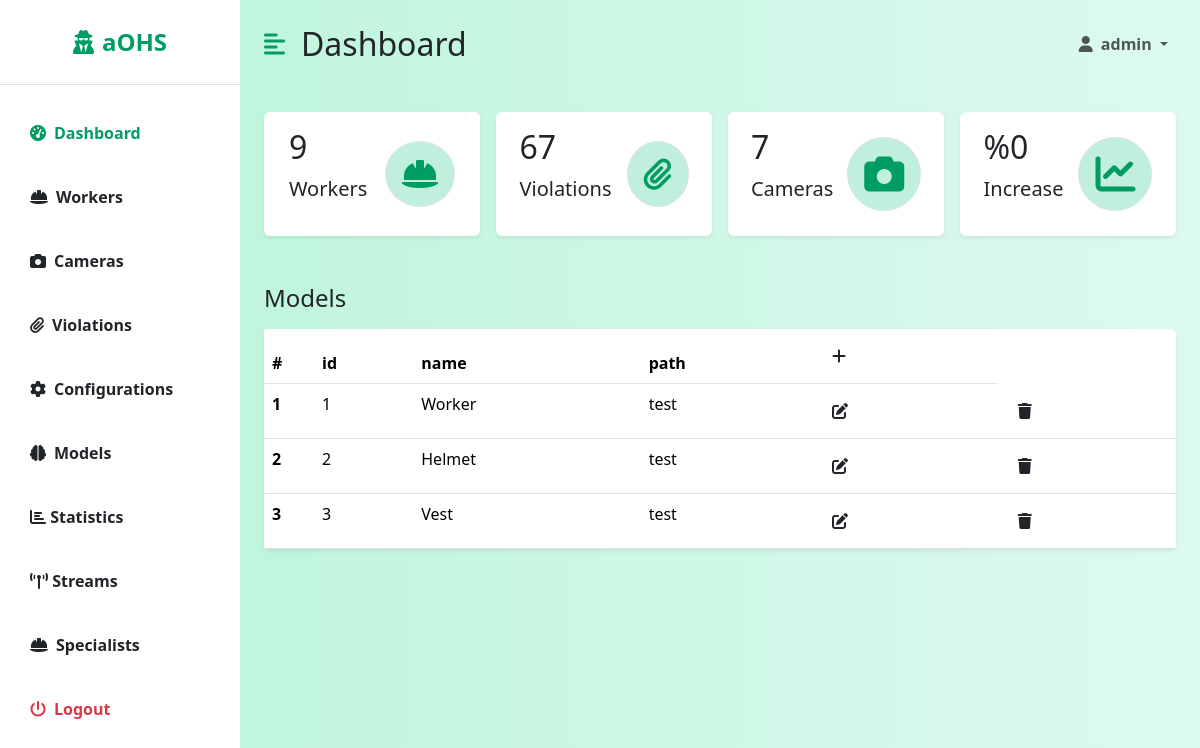
Before: /dashboard/models/ (signed in) with the older database file.
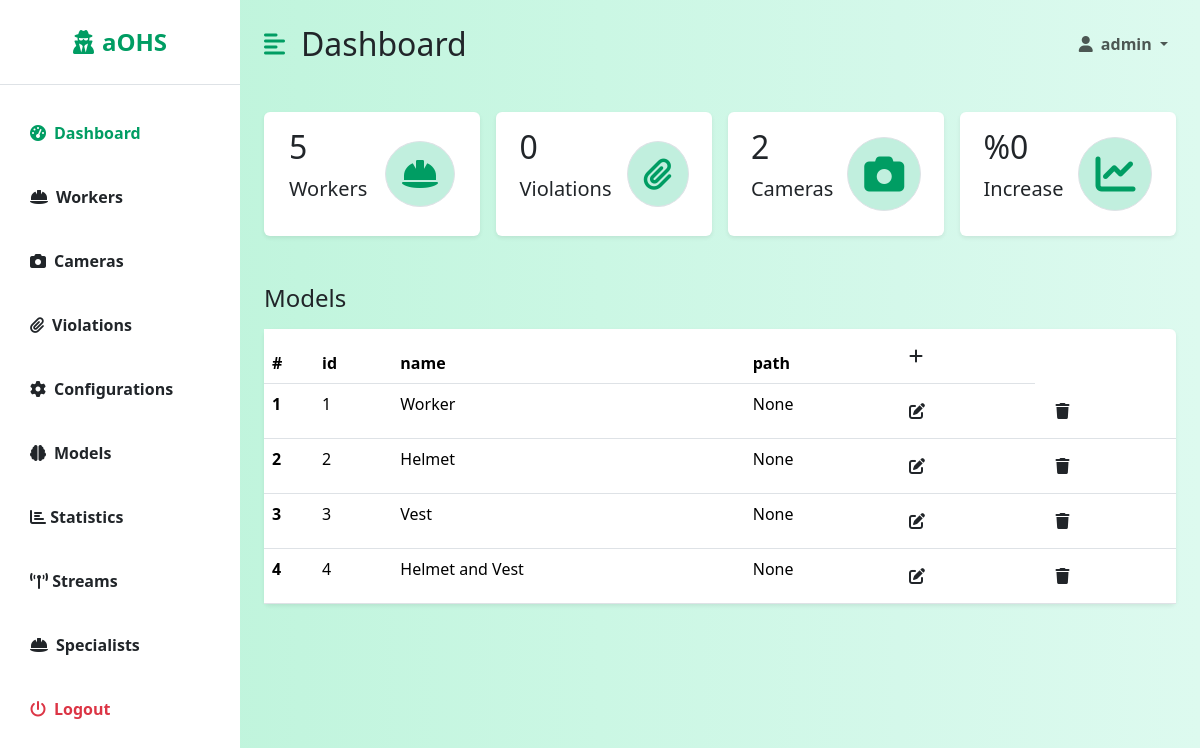
After: the same page with the newer database file.
### backend/models.py (models this page shows, shortened)
class Model(models.Model):
    id = models.AutoField(primary_key=True)
    name = models.CharField(max_length=100, null=False)
    path = models.CharField(max_length=100, null=False)
    created = models.DateTimeField(auto_now_add=True)
    modified = models.DateTimeField(auto_now=True)

### dashboard/views/model_views.py (the view, shortened to what this page needs)
# urls.py: path('models/', ModelView.as_view()),
class ModelView(LoginRequiredMixin, View, GetCountsMixin):
    login_url = '/login/'
    redirect_field_name = 'redirect_to'
    def get(self, request):
        headers = ['id', 'name', 'path']
        models = Model.objects.all()
        return render(request, 'dashboard/listModel.html',
                      {'headers': headers, 'data': models, 'counts': super().get_counts()})

### dashboard/views/mixins.py (called while the page is built)
    def get_counts(self):
        violations_in_this_week = Violation.objects.filter(valid=True, created__gte=datetime.now() - timedelta(days=7))
        violations_in_last_week = Violation.objects.filter(valid=True, created__gte=datetime.now() - timedelta(days=14),
                                                           created__lte=datetime.now() - timedelta(7))
        if len(violations_in_last_week) == 0:
            increase = 0
        else:
            increase = len(violations_in_this_week) - len(violations_in_last_week) / len(violations_in_last_week)
        counts = {
            'workers': Worker.objects.filter(active=True).count(),
            'violations': Violation.objects.filter(valid=True).count(),
            'cameras': Camera.objects.count(),
            'increase': increase,
        }
        return counts

### dashboard/templates/dashboard/listModel.html
{% extends 'dashboard/dashboard.html' %}
{% block table %}
    <h3 class="fs-4 mb-3">Models</h3>
    <table class="table bg-white rounded shadow-sm  table-hover">
        <thead>
            <tr>
                <th scope="col" width="50">#</th>
                {% for header in headers %}
                    <th scope="col">{{ header }}</th>
                {% endfor %}
                <th><a class="btn" href="/dashboard/"><i class="fa fa-plus"></i></a></th>
            </tr>
        </thead>
        <tbody>
        {% for datum in data %}
            <tr>
                <th scope="row">{{ forloop.counter }}</th>
                <td>{{ datum.id }}</td>
                <td>{{ datum.name }}</td>
                <td>{{ datum.path }}</td>
                <th><a class="btn" href="/dashboard/models/edit/{{ datum.id }}/"><i class="fa fa-edit"></i></a></th>
                <th><a class="btn" href="/dashboard/models/delete/{{ datum.id }}/"><i class="fa fa-trash"></i></a></th>
            </tr>
        {% endfor %}
        </tbody>
    </table>
{% endblock %}

### dashboard/templates/dashboard/dashboard.html (shortened to what the changed rows need)
{% extends 'base.html' %}
{% block dashboard %}
    <div class="d-flex" id="wrapper">
        <div id="page-content-wrapper">
            <nav class="navbar navbar-expand-lg navbar-light bg-transparent py-4 px-4">
                <div class="d-flex align-items-center">
                    <h2 class="fs-2 m-0">Dashboard</h2>
                </div>
            </nav>
            <div class="container-fluid px-4">
                <div class="row g-3 my-2">
                    <div class="col-md-3">
                        <div class="p-3 bg-white shadow-sm d-flex justify-content-around align-items-center rounded">
                            <div>
                                <h3 class="fs-2">{{ counts.workers }}</h3>
                                <p class="fs-5">Workers</p>
                            </div>
                        </div>
                    </div>
                    <div class="col-md-3">
                        <div class="p-3 bg-white shadow-sm d-flex justify-content-around align-items-center rounded">
                            <div>
                                <h3 class="fs-2">{{ counts.violations }}</h3>
                                <p class="fs-5">Violations</p>
                            </div>
                        </div>
                    </div>
                    <div class="col-md-3">
                        <div class="p-3 bg-white shadow-sm d-flex justify-content-around align-items-center rounded">
                            <div>
                                <h3 class="fs-2">{{ counts.cameras }}</h3>
                                <p class="fs-5">Cameras</p>
                            </div>
                        </div>
                    </div>
                </div>
                <div class="row my-5">
                    <div class="col">
                        {% block table %}
                        {% endblock %}
                    </div>
                </div>
            </div>
        </div>
    </div>
{% endblock %}

Changed rows visible on the page:
changed Model "Worker": path "test" → "None"
changed Model "Helmet": path "test" → "None"
changed Model "Vest": path "test" → "None"
added Model: id "4", name "Helmet and Vest", path "None"
Other visible differences:
{{ counts.workers }}: "9" → "5"
{{ counts.violations }}: "67" → "0"
{{ counts.cameras }}: "7" → "2"
